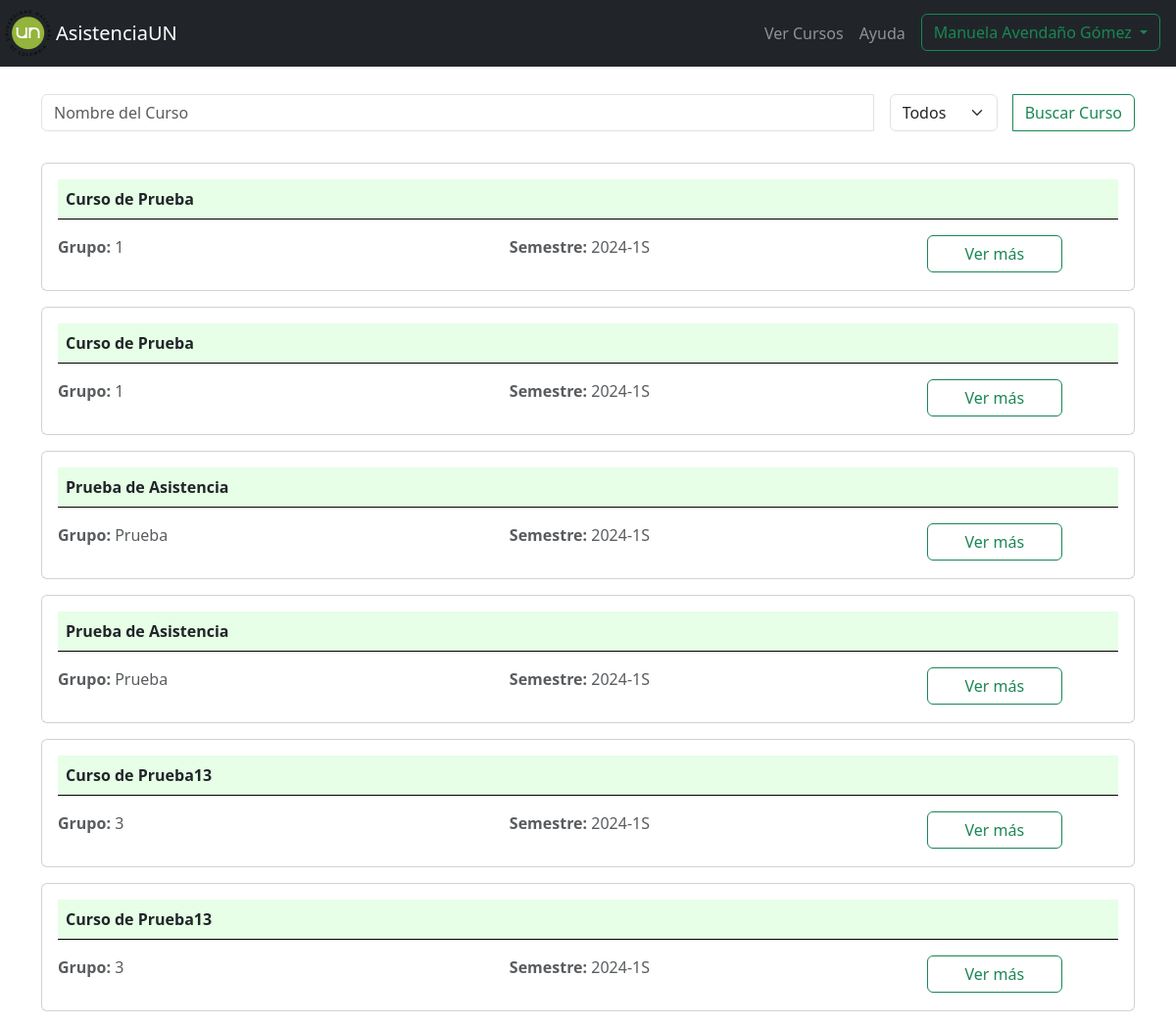
The app's page /listar_grupos_estudiantes/ (signed in, upper part), older data.
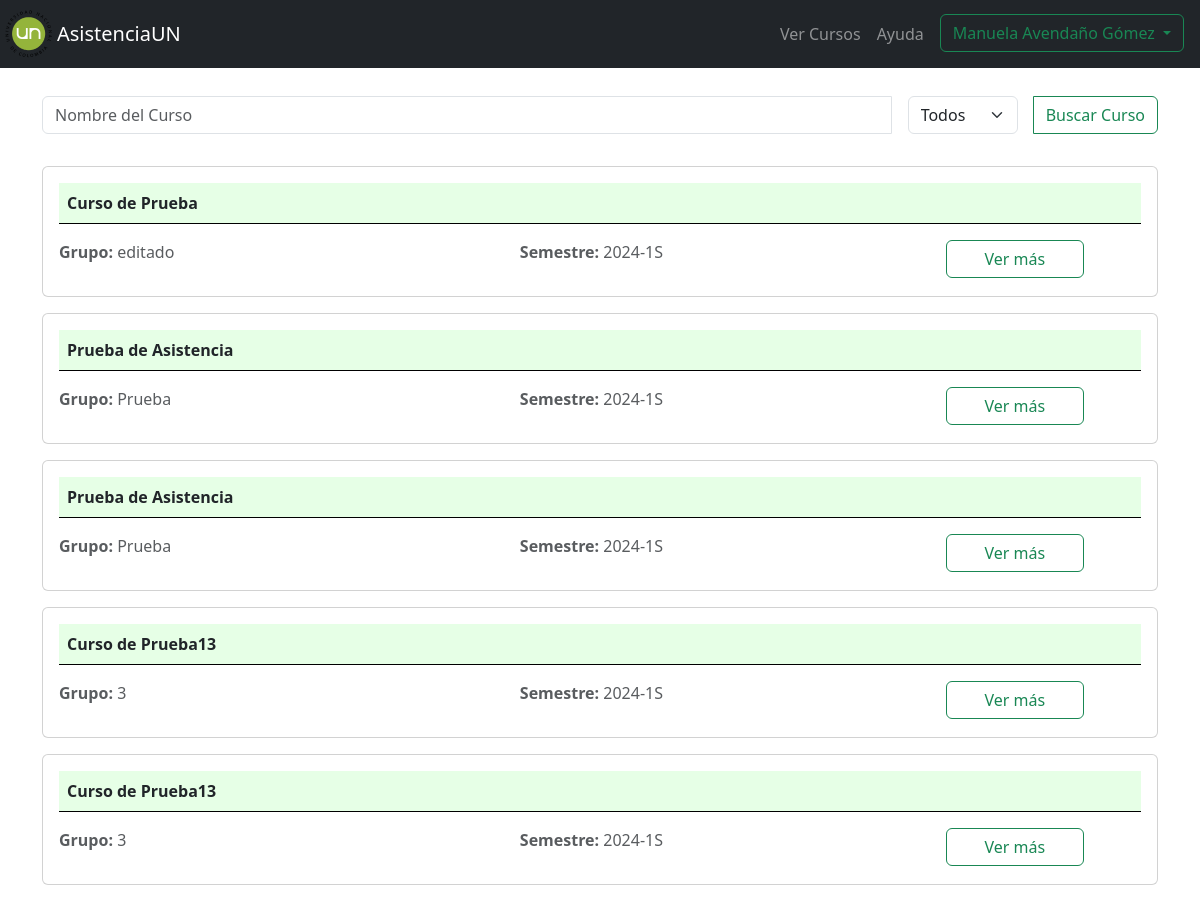
The same page, newer data.
### myapp/models.py (models this page shows)
class Grupos(models.Model):
    id_grupo = models.AutoField(primary_key=True)
    nombre_grupo = models.CharField(max_length=100, null=False)
    curso_grupo = models.ForeignKey(Cursos, on_delete=models.CASCADE)
    estudiantes_grupo = models.ManyToManyField(Estudiantes, through='Inscripcion')

class Cursos(models.Model):
    id_curso = models.AutoField(primary_key=True)
    nombre_curso = models.CharField(max_length=100, null=False)
    anio_curso = models.IntegerField(null=False)
    semestre_curso = models.CharField(max_length=2, null=False, choices=[('1S', '1S'), ('2S', '2S')])
    fecha_creacion_curso = models.DateTimeField(auto_now_add=True)
    profesor_curso = models.ForeignKey(Profesores, on_delete=models.CASCADE)

### myapp/views.py (the view)
# urls.py: path('listar_grupos_estudiantes/', views.listar_grupos_estudiantes, name='listar_grupos_estudiantes'),
@login_required
def listar_grupos_estudiantes(request):
    if  'estudiante_id' in request.session:
        estudiante = Estudiantes.objects.get(id=request.session['estudiante_id'])
        grupos = Grupos.objects.filter(estudiantes_grupo=estudiante).order_by('-id_grupo')
        for i in grupos:
            if f'info_{i.id_grupo}' in request.POST:
                try:
                    return redirect('registrar_asistencia',  grupo=i.id_grupo)
                except Exception as e:
                    print(e)
                    return render(request, 'estudiantes/cursos_estudiante.html', {'grupos': grupos, 'estudiante': estudiante})
        return render(request, 'estudiantes/cursos_estudiante.html', {'grupos': grupos, 'estudiante': estudiante})
    else:
        return redirect('index')

### myapp/templates/estudiantes/cursos_estudiante.html (shortened to what this page needs)
{% extends "estudiantes/format.html" %}
{% block content %}
<div class="container mt-5 pt-5">
    <div class="input-group mb-3">
        <input type="text" class="form-control" placeholder="Nombre del Curso" aria-label="Search"
            aria-describedby="search-button">
        <div class="btn-group mr-2 ml-2" role="group">
            <select class="form-select mr-2 ml-2 " aria-label="Default select example">
                <option value="" selected>Todos</option>
            </select>
        </div>
        <div class="input-group-append">
            <button class="btn btn-outline-success" type="button" id="search-button">Buscar Curso</button>
        </div>
    </div>
    <div class="row">
        {% if grupos %}
        {% for grupo in grupos %}
        <div class="col-12">
            <form method="POST">
                <div class="card mt-3">
                    <div class="card-body">
                        <div class="row">
                            <div class="col-12">
                                <p style="border-bottom: 1px solid black;" class="header-cursos-estudiante p-2"><strong>
                                        {{grupo.curso_grupo.nombre_curso}}</strong></p>
                            </div>
                            <div class="col-5">
                                <p class="text-muted"><strong>Grupo:</strong> {{grupo.nombre_grupo}} </p>
                            </div>
                            <div class="col-4">
                                <p class="text-muted"><strong>Semestre:</strong>
                                    {{grupo.curso_grupo.anio_curso}}-{{grupo.curso_grupo.semestre_curso}}</p>
                            </div>
                            <div class="col-md-3">
                                <div class="d-grid gap-2 col-8 mx-auto">
                                    <button type="submit" class="btn btn-outline-success"
                                        name="info_{{ grupo.id_grupo }}">Ver más</button>
                                </div>
                            </div>
                        </div>
                    </div>
                </div>
            </form>
        </div>
        {% endfor %}
        {% endif %}
    </div>
</div>
{% endblock %}

Row changes from the older to the newer data that the page shows:
removed Grupos: curso_grupo.nombre_curso "Curso de Prueba", nombre_grupo "1", curso_grupo.anio_curso "2024", curso_grupo.semestre_curso "1S"
changed Grupos "Curso de Prueba": nombre_grupo "1" → "editado"
